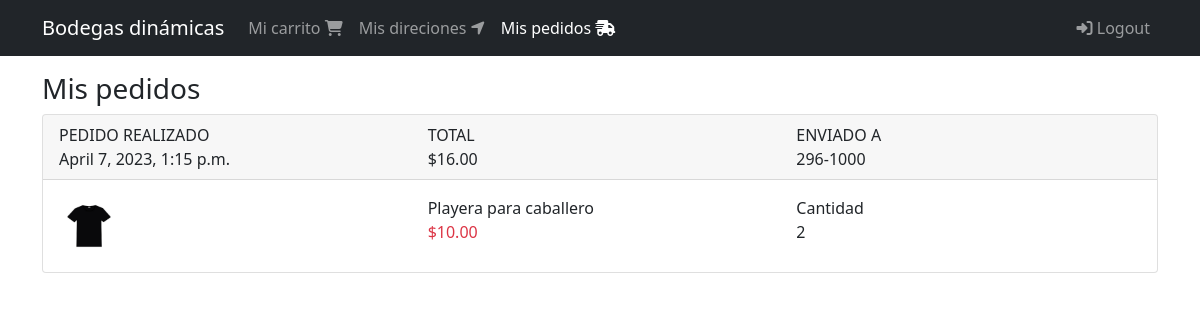
Page /orden/completados (signed in) on the committed database.
### orders/models.py (models this page shows, shortened)
class Order(models.Model):
  order_id = models.CharField(max_length=100, null=False, blank=False, unique=True)
  user = models.ForeignKey(User, on_delete=models.CASCADE)
  cart = models.ForeignKey(Cart, on_delete=models.CASCADE)
  status = models.CharField(max_length=50, choices=choices, default=OrderStatus.CREATED)
  shipping_total = models.DecimalField(default=5, max_digits=8, decimal_places=2)
  total = models.DecimalField(default=0, max_digits=8, decimal_places=2)
  created_at = models.DateTimeField(auto_now_add=True)
  shipping_address = models.ForeignKey(ShippingAddress, null=True, blank=True, on_delete=models.CASCADE)
  promo_code = models.OneToOneField(PromoCode, null=True, blank=True, on_delete=models.CASCADE)

### shipping_addresses/models.py (models this page shows, shortened)
class ShippingAddress(models.Model):
  user = models.ForeignKey(User, null=False, blank=False, on_delete=models.CASCADE )
  line1 = models.CharField(max_length=200)
  line2 = models.CharField(max_length=200, blank=True)
  city = models.CharField(max_length=100)
  state = models.CharField(max_length=100)
  country = models.CharField(max_length=50)
  reference = models.CharField(max_length=300)
  postal_code = models.CharField(max_length=20, null=False, blank=False)
  default = models.BooleanField(default=False)
  created_at = models.DateTimeField(auto_now_add=True)
  def __str__(self):
    return self.postal_code

### carts/models.py (models this page shows, shortened)
class CartProducts(models.Model):
  cart = models.ForeignKey(Cart, on_delete=models.CASCADE)
  product = models.ForeignKey(Product, on_delete=models.CASCADE)
  quantity = models.IntegerField(default=1)
  created_at = models.DateTimeField(auto_now_add=True)
  objects = CartProductsManager()

### products/models.py (models this page shows, shortened)
class Product(models.Model):
  title = models.CharField(max_length=50)
  description = models.TextField()
  price = models.DecimalField(max_digits=8, decimal_places=2, default=0.0)
  slug = models.SlugField(null=False, blank=False, unique=True)
  image = models.ImageField(upload_to='products/', null=False, blank=False)
  created_at = models.DateTimeField(auto_now_add=True)

### orders/views.py (the view)
# urls.py: path('completados', views.OrderListView.as_view(), name='completeds')
class OrderListView(LoginRequiredMixin, ListView):
  login_url = 'login'
  template_name = 'orders/orders.html'
  def get_queryset(self):
     return self.request.user.orders_completed()

### carts/models.py (called while the page is built)
  def products_related(self):
    return self.cartproducts_set.select_related('product')

### products/templatetags/product_extras.py (called while the page is built)
@register.filter()
def price_format(value):
  return '${0:.2f}'.format(value)

### users/models.py (called while the page is built)
  def orders_completed(self):
    return self.order_set.filter(status=OrderStatus.COMPLETED).order_by('-id')

### orders/templates/orders/orders.html
{% extends 'base.html' %}
{% block content %}
<div class="col">
  <div class="h3">
    Mis pedidos
  </div>
  <div>
    {% for order in object_list %}
      {% include 'orders/snippets/order.html' %}
    {% endfor %}
  </div>
</div>
{% endblock %}

### orders/templates/orders/snippets/order.html
{% load product_extras %}
<div class="card mb-2">
  <div class="card-header">
    <div class="row">
      <div class="col-4">
        <div class="text-uppercase">
          Pedido realizado
        </div>
        <div>
          {{ order.created_at }}
        </div>
      </div>
      <div class="col-4">
        <div class="text-uppercase">
          Total
        </div>
        <div>
          {{ order.total | price_format }}
        </div>
      </div>
      <div class="col-4">
        <div class="text-uppercase">
          Enviado a
        </div>
        <div>
          {{ order.shipping_address }}
        </div>
      </div>
    </div>
  </div>
  <div class="card-body">
    {% for cp in order.cart.products_related %}
      {% with product=cp.product %}
        <div class="row">
          <div class="col-4">
            {% if product.image %}
              <img src="{{ product.image.url }}" alt="Imagen del producto" width="60" height="60">
            {% endif %}
          </div>
          <div class="col-4">
            <div>
              {{ product.title }}
            </div>
            <div class="text-danger">
              {{ product.price | price_format }}
            </div>
          </div>
          <div class="col-4">
            <div>
              Cantidad
            </div>
            <div>
              {{ cp.quantity }}
            </div>
          </div>
        </div>
      {% endwith %}
    {% endfor %}
  </div>
</div>

### rows in the picture
Order: created_at "April 7, 2023, 1:15 p.m.", total "$16.00", shipping_address "296-1000"
CartProducts: product.image (picture), product "Playera para caballero", product.price "$10.00", quantity "2"
